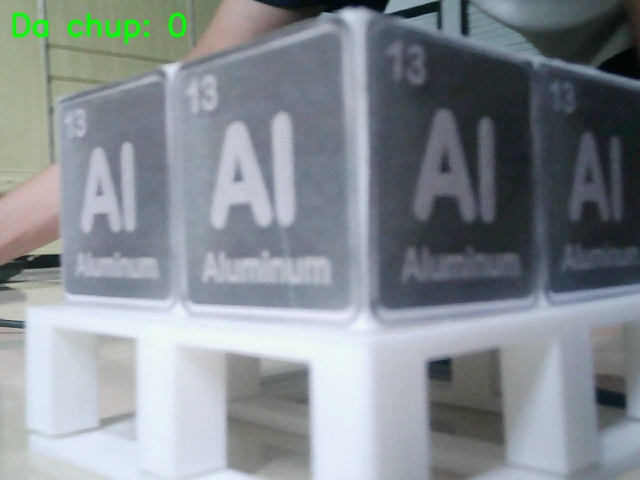
#> input picture src/block_detection_v2/block_dataset/dt1.jpg, 640 x 480 px
$ python -i preprocessing.py   (imports and definitions only)
#> lines starting #> are read from the running program, lines starting #| are printed output that depends on the picture
#> further down, picture is the input picture: shape (480, 640, 3); mean B, G, R 145.4, 139.8, 132.9
from __future__ import annotations

import cv2
import numpy as np

from . import config


def preprocess(frame: np.ndarray) -> tuple[np.ndarray, np.ndarray]:
    work = frame
    if config.RESIZE_WIDTH and config.RESIZE_WIDTH > 0:
        h, w = frame.shape[:2]
        scale = config.RESIZE_WIDTH / float(w)
        work = cv2.resize(frame, (config.RESIZE_WIDTH, int(h * scale)))

    gray = cv2.cvtColor(work, cv2.COLOR_BGR2GRAY)
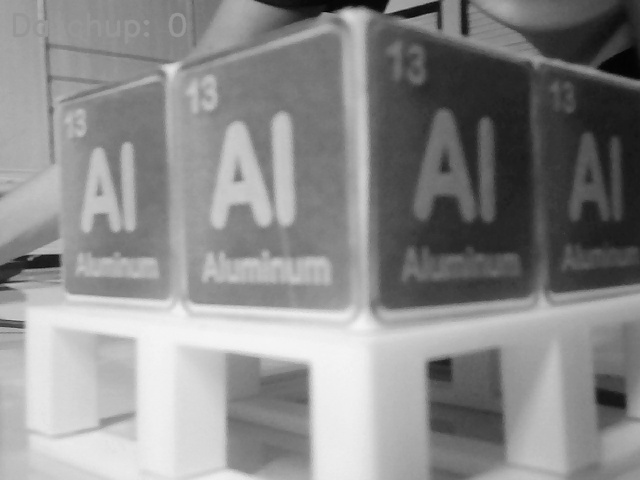
#> gray: shape (480, 640); min 1, max 246, mean 138.4
    clahe = cv2.createCLAHE(clipLimit=config.CLAHE_CLIP, tileGridSize=config.CLAHE_TILE)
    gray = clahe.apply(gray)
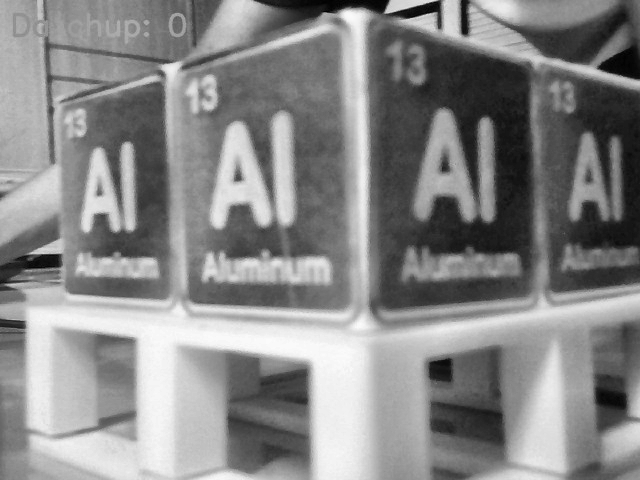
#> gray: shape (480, 640); min 1, max 251, mean 135.5
    blurred = cv2.GaussianBlur(gray, config.GAUSSIAN_KERNEL, 0)
    return work, blurred

>>> import cv2
>>> picture = cv2.imread('block_dataset/dt1.jpg')
>>> result = preprocess(picture)
